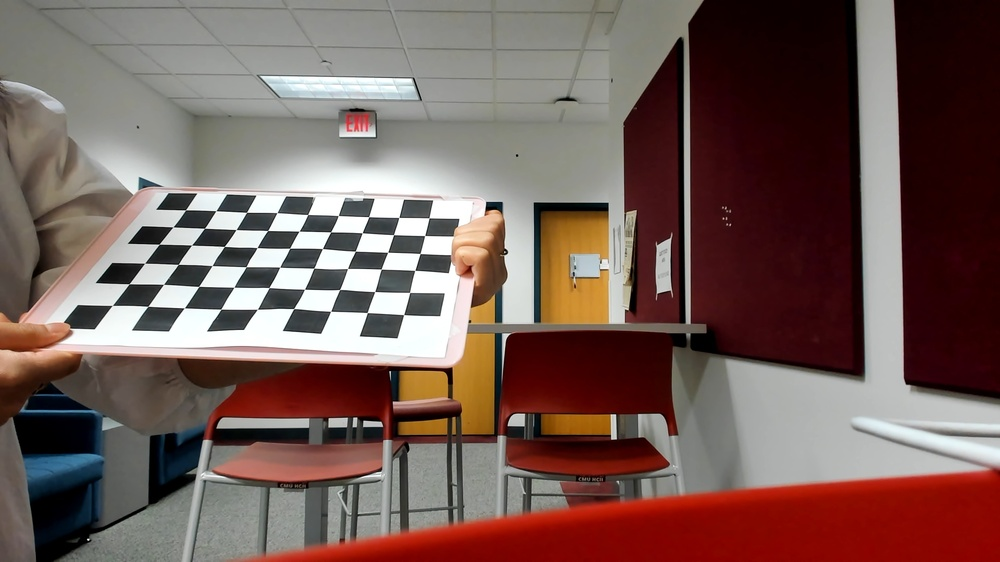
#> input picture capture_right/0.jpg, 1000 x 562 px, shrunk from 1920 x 1080 before the run
$ python featureMatch2D.py
#> lines starting #> are read from the running program, lines starting #| are printed output that depends on the picture
import cv2 as cv
import argparse
import os


lowes_ratio = 0.4
def ORB_match(gry1,gry2,out_dir):

    gry1 = cv.cvtColor(im1, cv.COLOR_BGR2GRAY)
    gry1 = cv.medianBlur(gry1, ksize = 5)

    gry2 = cv.cvtColor(im2, cv.COLOR_BGR2GRAY)
    gry2 = cv.medianBlur(gry2, ksize = 5)

    # Initiate ORB detector
    orb = cv.ORB_create()

    # find the keypoints and descriptors with ORB
    kp1, des1 = orb.detectAndCompute(gry1,None)
    kp2, des2 = orb.detectAndCompute(gry2,None)

    # create BFMatcher object
    bf = cv.BFMatcher(cv.NORM_HAMMING, crossCheck=True)

    # Match descriptors.
    matches = bf.match(des1,des2)

    # Sort them in the order of their distance.
    matches = sorted(matches, key = lambda x:x.distance)
    k = 40
    matches = matches[:k]
    im3 = cv.drawMatches(im1,kp1,im2,kp2,matches,None,flags=cv.DrawMatchesFlags_NOT_DRAW_SINGLE_POINTS)
    cv.imwrite(f"{out_dir}/orb.png", im3)


def SIFT_match(gry1, gry2,out_dir):

    # Initiate SIFT detector
    sift = cv.SIFT_create()

    # find the keypoints and descriptors with SIFT
    kp1, des1 = sift.detectAndCompute(gry1,None)
    kp2, des2 = sift.detectAndCompute(gry2,None)

    # BFMatcher with default params
    bf = cv.BFMatcher()
    matches = bf.knnMatch(des1,des2,k=2)

    # Apply ratio test
    good = []
    for m,n in matches:
        if m.distance < lowes_ratio*n.distance:
            good.append([m])

    # cv.drawMatchesKnn expects list of lists as matches.
    im3 = cv.drawMatchesKnn(im1,kp1,im2,kp2,good,None,flags=cv.DrawMatchesFlags_NOT_DRAW_SINGLE_POINTS)
    cv.imwrite(f"{out_dir}/sift.png", im3)
    len(good)


def FLANN_match(gry1, gry2,out_dir):
    FLANN_INDEX_KDTREE = 1
    index_params = dict(algorithm = FLANN_INDEX_KDTREE, trees = 5)

    FLANN_INDEX_LSH = 6
    index_params= dict(algorithm = FLANN_INDEX_LSH,
                    table_number = 6, # 12
                    key_size = 12,     # 20
                    multi_probe_level = 1) #2

    # Initiate SIFT with FLANN parameters detector
    sift = cv.SIFT_create()

    # find the keypoints and descriptors with SIFT
    kp1, des1 = sift.detectAndCompute(gry1,None)
    kp2, des2 = sift.detectAndCompute(gry2,None)

    # FLANN parameters
    FLANN_INDEX_KDTREE = 1
    index_params = dict(algorithm = FLANN_INDEX_KDTREE, trees = 5)
    search_params = dict()
    flann = cv.FlannBasedMatcher(index_params,search_params)
    matches = flann.knnMatch(des1,des2,k=2)

    # Need to draw only good matches, so create a mask
    matchesMask = [[0,0] for i in range(len(matches))]

    # ratio test as per Lowe's paper
    for i,(m,n) in enumerate(matches):
        if m.distance < lowes_ratio*n.distance:
            matchesMask[i]=[1,0]
    draw_params = dict(matchColor = (0,255,0),
                    singlePointColor = (255,0,0),
                    matchesMask = matchesMask,
                    flags = cv.DrawMatchesFlags_DEFAULT)
    im3 = cv.drawMatchesKnn(im1,kp1,im2,kp2,matches,None,**draw_params)
    cv.imwrite(f"{out_dir}/sift_with_flann.png", im3)


if __name__ == '__main__':
    parser = argparse.ArgumentParser(description="2D Feature Matching ")
    parser.add_argument("--img_left", type=str,default="capture_left/0.jpg", help="image captured by left camera")
    parser.add_argument("--img_right", type=str,default="capture_right/0.jpg",  help="image captured by right camera")
    parser.add_argument("--out_dir", type=str,default="match2d",  help="output dir to save matches")

    args = parser.parse_args()

    im1  = cv.imread(args.img_right)
#> im1 is the input picture: shape (562, 1000, 3); mean B, G, R 88.9, 94.2, 117.4
    im2  = cv.imread(args.img_left)
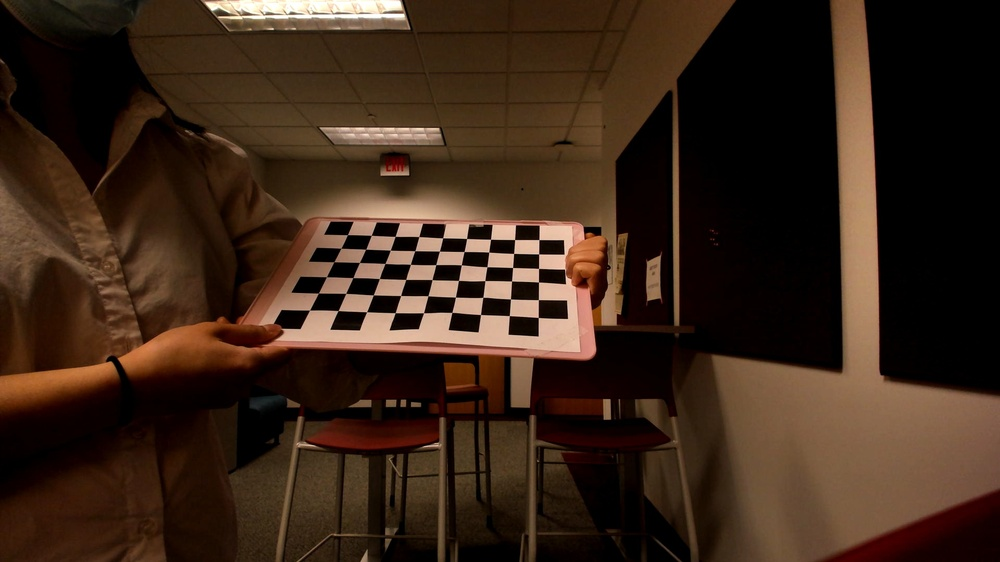
#> input picture capture_left/0.jpg, 1000 x 562 px, shrunk from 1920 x 1080 before the run
#> im2 is the input picture: shape (562, 1000, 3); mean B, G, R 25.2, 38.8, 58.7

    gry1 = cv.cvtColor(im1, cv.COLOR_BGR2GRAY)
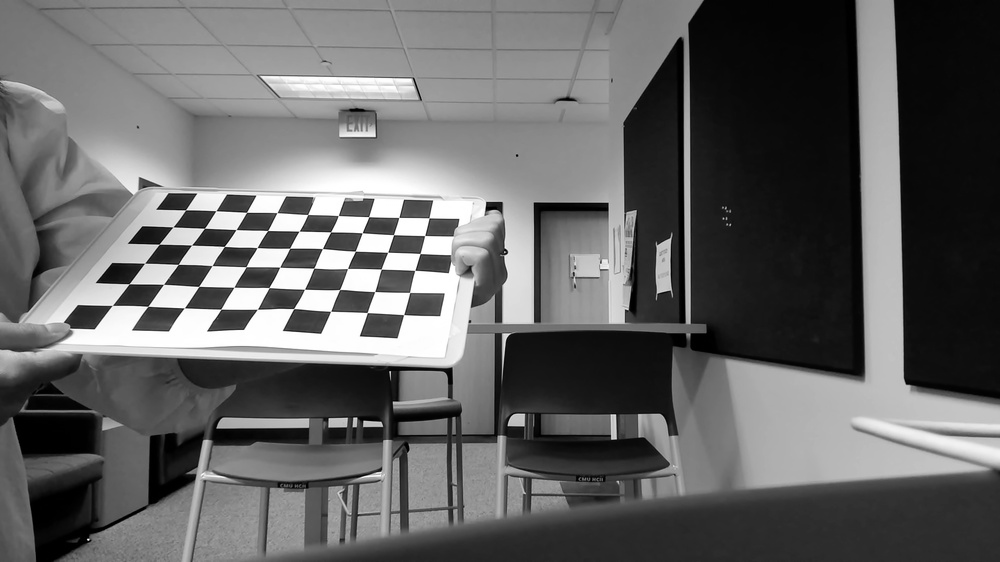
#> gry1: shape (562, 1000); min 0, max 255, mean 100.5
    gry1 = cv.medianBlur(gry1, ksize = 5)

    gry2 = cv.cvtColor(im2, cv.COLOR_BGR2GRAY)
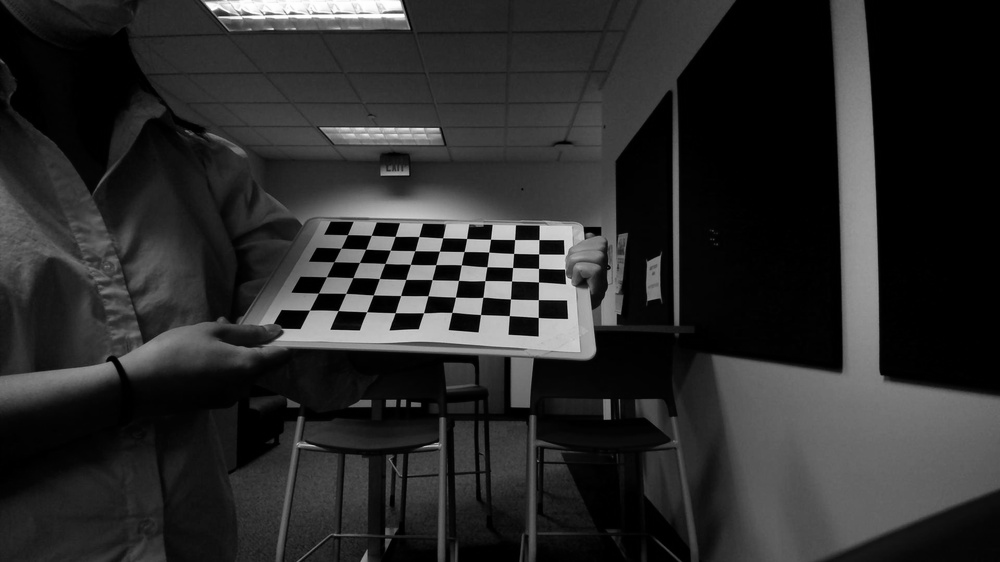
#> gry2: shape (562, 1000); min 0, max 255, mean 43.2
    gry2 = cv.medianBlur(gry2, ksize = 5)

    if not os.path.exists(args.out_dir):
        os.makedirs(args.out_dir)


    ORB_match(gry1, gry2, args.out_dir)
#> in ORB_match, `kp1, des1 = orb.detectAndCompute(gry1,None)`: kp1 = 500 keypoints; strongest (x, y, size): (271, 228, 31), (202, 284, 31), (151, 304, 31), (487, 207, 64.3)
#> in ORB_match, `kp2, des2 = orb.detectAndCompute(gry2,None)`: kp2 = 500 keypoints; strongest (x, y, size): (541, 271, 53.6), (560, 246, 77.1), (542, 246, 77.1), (536, 264, 53.6)
#> in ORB_match, `matches = bf.match(des1,des2)`: matches = 142 matches
#> in ORB_match, `matches = matches[:k]`: matches = 40 matches
#> in ORB_match, `im3 = cv.drawMatches(im1,kp1,im2,kp2,matches,None,flags=cv.DrawMatches..`:
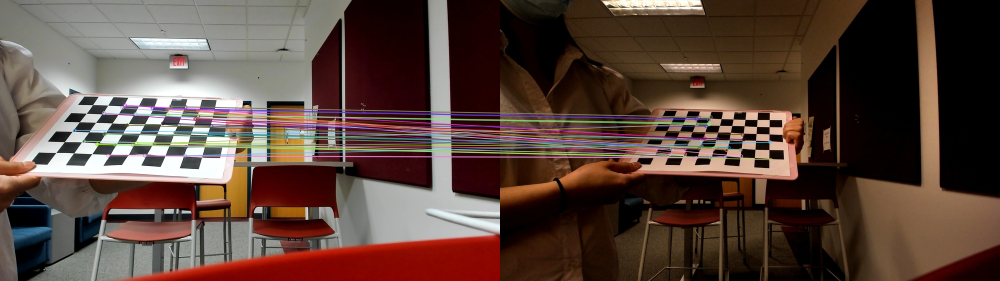
#> im3: shape (562, 2000, 3) (shown at 1/2 size); mean B, G, R 60, 68.7, 89.8
    SIFT_match(gry1, gry2, args.out_dir)
#> in SIFT_match, `kp1, des1 = sift.detectAndCompute(gry1,None)`: kp1 = 654 keypoints; strongest (x, y, size): (426, 305, 17.8), (490, 206, 6.9), (236, 320, 15.7), (383, 326, 18.3)
#> in SIFT_match, `kp2, des2 = sift.detectAndCompute(gry2,None)`: kp2 = 453 keypoints; strongest (x, y, size): (555, 310, 14.2), (524, 327, 14.5), (410, 321, 12.5), (432, 230, 11.8)
#> in SIFT_match, `matches = bf.knnMatch(des1,des2,k=2)`: matches = 654 matches
#> after the loop in SIFT_match, `for m,n in matches:`: good = 12 matches
#> in SIFT_match, `im3 = cv.drawMatchesKnn(im1,kp1,im2,kp2,good,None,flags=cv.DrawMatches..`:
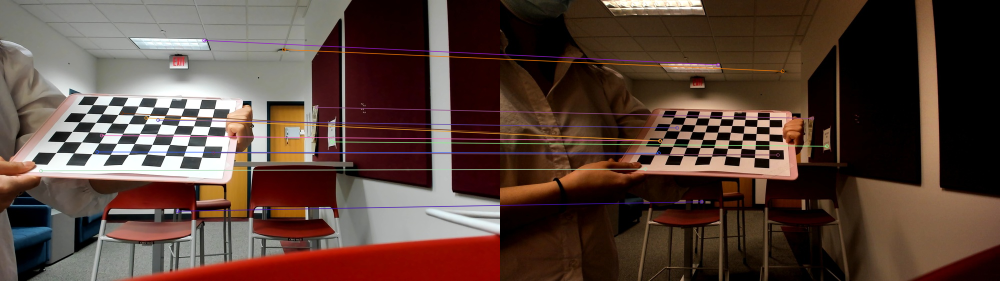
#> im3: shape (562, 2000, 3) (shown at 1/2 size); mean B, G, R 58.2, 67, 88.8
    FLANN_match(gry1, gry2, args.out_dir)
#> in FLANN_match, `matches = flann.knnMatch(des1,des2,k=2)`: matches = 654 matches
#> in FLANN_match, `matchesMask = [[0,0] for i in range(len(matches))]`: matchesMask = 654 pairs, first value 0 to 0, second value 0 to 0
#> after the loop in FLANN_match, `for i,(m,n) in enumerate(matches):`: matchesMask = 654 pairs, first value 0 to 1, second value 0 to 0
#> in FLANN_match, `draw_params = dict(matchColor = (0,255,0), singlePointColor = (255,0,0..`: draw_params = 4 items
#> in FLANN_match, `im3 = cv.drawMatchesKnn(im1,kp1,im2,kp2,matches,None,**draw_params)`:
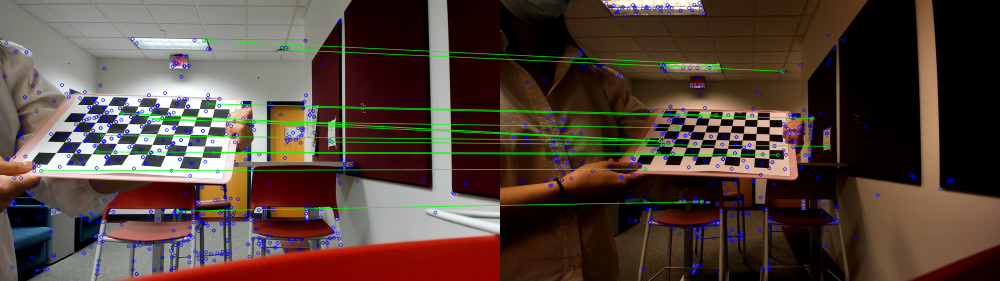
#> im3: shape (562, 2000, 3) (shown at 1/2 size); mean B, G, R 58.7, 67.9, 84.3
